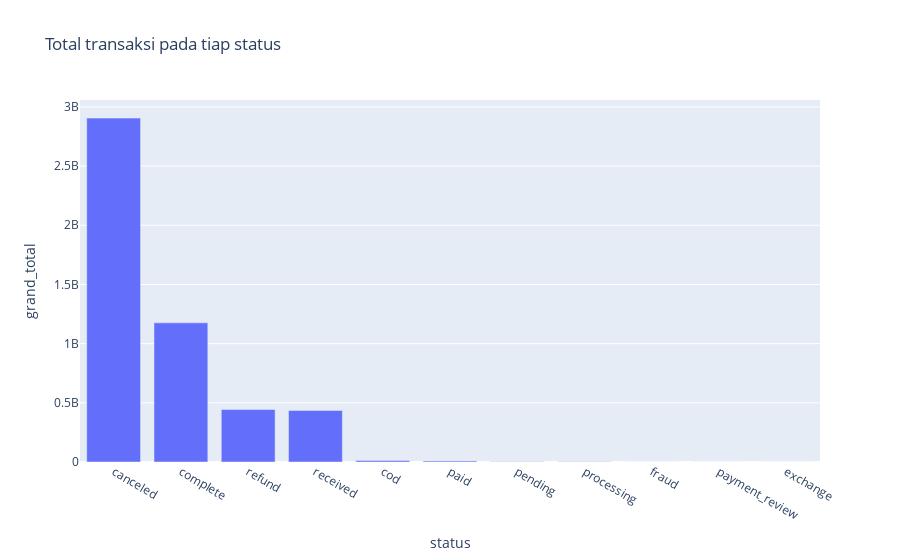

The code cell stored with this chart in its notebook:
### Code cell
fig = px.bar(
    df_gb,
    x='status',
    y='grand_total',
    title='Total transaksi pada tiap status')

fig.show()

### Figure 1 — Plotly figure (JSON) as saved in the notebook; plotly's stock layout.template omitted (floating-point values rounded to 4 significant figures)
{"data": [{"alignmentgroup": "True", "hovertemplate": "status=%{x}<br>grand_total=%{y}<extra></extra>", "legendgroup": "", "marker": {"color": "#636efa", "pattern": {"shape": ""}}, "name": "", "offsetgroup": "", "orientation": "v", "showlegend": false, "textposition": "auto", "type": "bar", "x": ["canceled", "complete", "refund", "received", "cod", "paid", "pending", "processing", "fraud", "payment_review", "exchange"], "xaxis": "x", "y": [2906000000.0, 1175000000.0, 443300000.0, 435500000.0, 12370000.0, 8811000.0, 2438000.0, 2118000.0, 626944, 234600.0, 5764], "yaxis": "y"}], "layout": {"barmode": "relative", "legend": {"tracegroupgap": 0}, "title": {"text": "Total transaksi pada tiap status"}, "xaxis": {"anchor": "y", "domain": [0, 1], "title": {"text": "status"}}, "yaxis": {"anchor": "x", "domain": [0, 1], "title": {"text": "grand_total"}}}}
